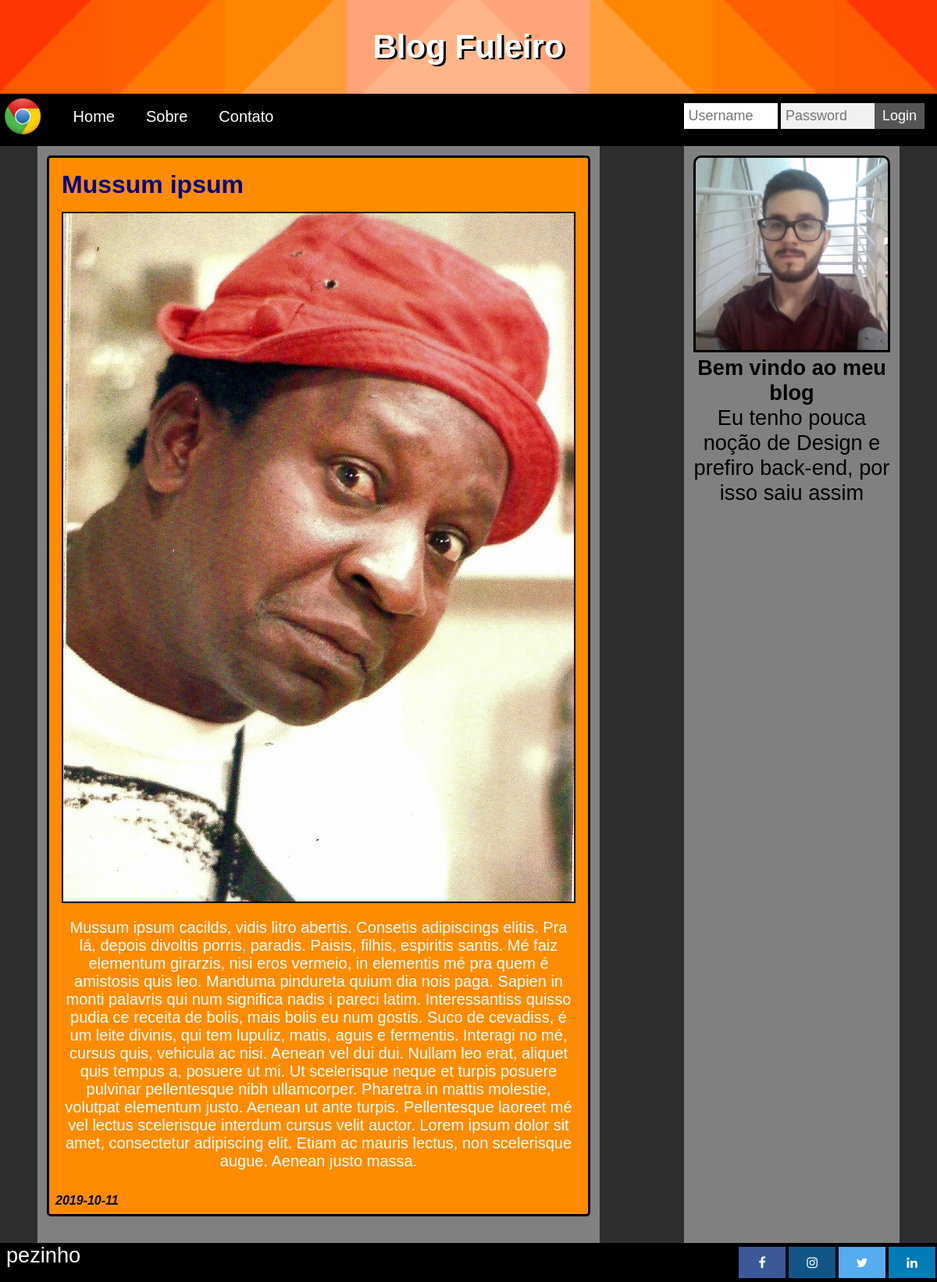
/?post=21, run on the app's committed database.
### tables this page shows
CREATE TABLE `posts` (
  `cdpost` int(11) NOT NULL,
  `titulo` varchar(255) NOT NULL,
  `resumo` text NOT NULL,
  `texto` text NOT NULL,
  `imagem` varchar(100) NOT NULL,
  `posicao` varchar(5) NOT NULL DEFAULT 'right',
  `data` date NOT NULL DEFAULT current_timestamp()
);

### funcoes_db.php (called while the page is built, shortened)
<?php
function fazconexao(){
    $stringDeConexao = 'mysql:host=localhost;charset=utf8;dbname=blog;';
    $usuario = 'root';
    $senha = '';
    try{
        $link = new PDO($stringDeConexao,$usuario,$senha,
                    array(
                        PDO::ATTR_ERRMODE => \PDO::ERRMODE_EXCEPTION,
                        PDO::MYSQL_ATTR_INIT_COMMAND => "SET NAMES utf8",
                        PDO::ATTR_PERSISTENT => false
                    )
                );
        return($link);
        }
    catch(PDOException $ex){
    die($ex->getMessage());
    }
}
function fazConsulta($sql){
    try {
        $conexaoBD = fazConexao();
        $consulta = $conexaoBD->prepare($sql);
        $consulta->execute();
        $resultados = $consulta->fetchAll(PDO::FETCH_ASSOC);
        return($resultados);
    }
    catch (PDOException $e) {
        return($e);
    }
}
?>

### vermais.php (the view, shortened to what this page needs)
<div class="noticia">
	<div>
		<h1><?=$registro['titulo'];?></h1>
		<img src=<?=$registro['imagem']?>>
		<p><?=$registro['texto'];?></p>
		<i class="data"><?=$registro['data'];?></i>
	</div>
</div>
<br>
<br>

### index.php (shortened to what this page needs)
<!DOCTYPE html>
<html>
<head>
	<link rel="stylesheet" type="text/css" href="style.css">
	<link rel="stylesheet" href="https://cdnjs.cloudflare.com/ajax/libs/font-awesome/4.7.0/css/font-awesome.min.css">
</head>
<body>
	<header>
		<div class="topo">
			<h1>Blog Fuleiro<h1>
		</div>
		<nav class="topnav">
			<img src="logo.png">
			<a href="?acao=home">Home</a>
			<a href="?acao=sobre">Sobre</a>
			<a href="?acao=contato">Contato</a>
			<div class="login-container">
			</div>
		</nav>
	</header>
	<div class="main">
		<?php
            include("funcoes_db.php");
			if(isset($_REQUEST['post']))
			{
				$post = $_REQUEST['post'];
				$sql = "select * from posts where cdpost = $post";
				$resultado = fazconsulta($sql);
				switch ($post)
				{
					default:
						foreach($resultado as $registro)
						{
							include("vermais.php");
						}
						break;
				}
			}
        ?>
	</div>
	<div class="coluninha">
		<img src="me.jpg">
		<h1>Bem vindo ao meu blog</h1>
		<p>Eu tenho pouca noção de Design e prefiro back-end, por isso saiu assim</p>
	</div>
	<footer class="footer">
		<p>pezinho</p>
		<a href="https://br.linkedin.com/" class="fa fa-linkedin"></a>
		<a href="https://twitter.com/login?lang=pt" class="fa fa-twitter"></a>
		<a href="https://www.instagram.com/?hl=pt-br" class="fa fa-instagram"></a>
		<a href="https://pt-br.facebook.com/" class="fa fa-facebook"></a>
	</footer>
</body>
</html>

### style.css (style rules this page uses)
* { margin:0; padding:0; font-size: 16px; box-sizing: border-box; //border: 1px solid green; }
body { margin: 0; font-family: Arial, Helvetica, sans-serif; background-color: #2e2e2e; }
.topo h1 { text-align: center; color: white; font-weight: bolder; font-size: 2.625em; text-shadow: 3px 2px black; }
.topo { width: 100%; padding: 3%; background-image: url("topo.png"); background-repeat: no-repeat; background-size: 100%; }
.topnav img { float: left; display: block; padding: 0.313em 0.313em; margin-right: 1em; width: 3.6em; }
.topnav { overflow: hidden; background-color: black; }
.topnav a { float: left; display: block; color: white; text-align: center; padding: 0.875em 1em; text-decoration: none; font-size: 1.250em; }
.topnav .login-container { float: right; }
.main { height: 100%; min-height: 100%; width: 60%; padding-left: 1%; margin-left: 4%; padding-right: 1%; margin-right: 4%; padding-bottom: 4%; padding-top: 1%; background-color: gray; float: left; }
.main p { font-size: 0.750em; color: white; }
.main h1 { font-size: 1.250em; color: darkblue; text-shadow: 2px 1px black; }
.coluninha { padding-left: 1%; margin-left: 4%; padding-right: 1%; margin-right: 4%; padding-bottom: 4%; padding-top: 1%; width: 23%; height: 100%; background-color: gray; float: right; position: fixed; right: 0; }
.coluninha img { width: 100%; border: 3px solid black; border-top-right-radius: 10px; border-top-left-radius: 10px; }
.coluninha h1,p { text-align: center; font-size: 1.7em; }
.data { position: absolute; bottom: 0; left: 0; margin: 0.5em; font-weight: bolder; }
.noticia { position: relative; padding: 1em; background-color: darkorange; border: 3px solid black; min-height: 30em; overflow: hidden; border-radius: 5px; }
.noticia p { font-size: 1.250em; text-shadow: none; padding-bottom: 2em; }
.noticia img { margin-top: 1em; margin-bottom: 1em; width: 100%; border: 2px solid black; }
.noticia h1 { font-size: 2em; text-shadow: none; font-weight: bolder; }
.footer { position: fixed; left: 0; bottom: 0; width: 100%; background-color: black; color: white; }
.footer p { float: left; margin-left: 8px; }
.fa { float: right; padding: 1%; font-size: 100%; width: 5%; text-align: center; text-decoration: none; margin: 5px 2px; }
.fa-facebook { background: #3B5998; color: white; }
.fa-instagram { background: #125688; color: white; }
.fa-twitter { background: #55ACEE; color: white; }
.fa-linkedin { background: #007bb5; color: white; }

### data on the page
posts: titulo "Mussum ipsum", imagem (picture), texto "Mussum ipsum cacilds, vidis litro abertis. Consetis adipiscings elitis. Pra lá, depois divoltis porris, paradis. Paisis, filhis, espiritis santis. Mé faiz elementum girarzis, nisi eros vermeio, in elementis mé pra quem é amistosis quis leo. Manduma pindureta quium dia nois paga. Sapien in monti palavris qui num significa nadis i pareci latim. Interessantiss quisso pudia ce receita de bolis, mais bolis eu num gostis. Suco de cevadiss, é um leite divinis, qui tem lupuliz, matis, aguis e fermentis. Interagi no mé, cursus quis, vehicula ac nisi. Aenean vel dui dui. Nullam leo erat, aliquet quis tempus a, posuere ut mi. Ut scelerisque neque et turpis posuere pulvinar pellentesque nibh…", data "2019-10-11"
